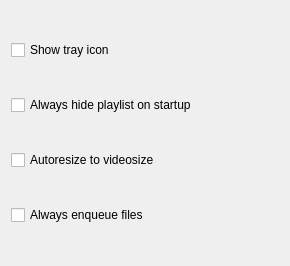
<?xml version="1.0" encoding="UTF-8"?>
<ui version="4.0">
 <class>GeneralOptions</class>
 <widget class="QWidget" name="GeneralOptions">
  <property name="geometry">
   <rect>
    <x>0</x>
    <y>0</y>
    <width>290</width>
    <height>266</height>
   </rect>
  </property>
  <layout class="QGridLayout" name="gridLayout">
   <item row="0" column="0">
    <widget class="QCheckBox" name="kcfg_TrayIcon">
     <property name="text">
      <string>Show tray icon</string>
     </property>
    </widget>
   </item>
   <item row="1" column="0">
    <widget class="QCheckBox" name="kcfg_HidePlaylist">
     <property name="text">
      <string>Always hide playlist on startup</string>
     </property>
    </widget>
   </item>
   <item row="2" column="0">
    <widget class="QCheckBox" name="kcfg_AutoResizeToVideo">
     <property name="text">
      <string>Autoresize to videosize</string>
     </property>
    </widget>
   </item>
   <item row="3" column="0">
    <widget class="QCheckBox" name="kcfg_AlwaysEnqueue">
     <property name="text">
      <string>Always enqueue files</string>
     </property>
    </widget>
   </item>
  </layout>
 </widget>
 <resources/>
 <connections/>
</ui>
